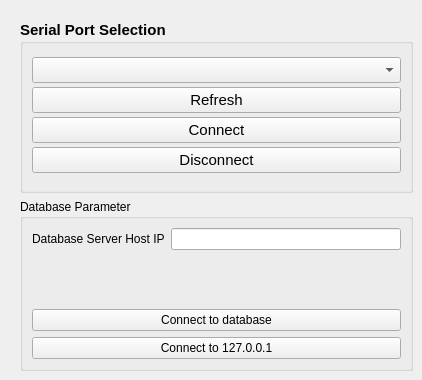
      <widget class="QWidget" name="tab_6">
       <attribute name="title">
        <string>Setup</string>
       </attribute>
       <widget class="QWidget" name="verticalLayoutWidget">
        <property name="geometry">
         <rect>
          <x>20</x>
          <y>20</y>
          <width>393</width>
          <height>351</height>
         </rect>
        </property>
        <layout class="QVBoxLayout" name="verticalLayout_3">
         <item>
          <widget class="QGroupBox" name="groupBox">
           <property name="font">
            <font>
             <pointsize>11</pointsize>
             <weight>75</weight>
             <bold>true</bold>
            </font>
           </property>
           <property name="title">
            <string>Serial Port Selection</string>
           </property>
           <layout class="QHBoxLayout" name="horizontalLayout_8">
            <item>
             <layout class="QVBoxLayout" name="verticalLayout">
              <property name="spacing">
               <number>0</number>
              </property>
              <item>
               <widget class="QComboBox" name="comboBox_serialPort">
                <property name="font">
                 <font>
                  <pointsize>11</pointsize>
                 </font>
                </property>
               </widget>
              </item>
              <item>
               <widget class="QPushButton" name="pushButton_refresh">
                <property name="font">
                 <font>
                  <pointsize>11</pointsize>
                  <weight>50</weight>
                  <bold>false</bold>
                 </font>
                </property>
                <property name="text">
                 <string>Refresh</string>
                </property>
               </widget>
              </item>
              <item>
               <widget class="QPushButton" name="pushButton_connect">
                <property name="font">
                 <font>
                  <pointsize>11</pointsize>
                  <weight>50</weight>
                  <bold>false</bold>
                 </font>
                </property>
                <property name="text">
                 <string>Connect</string>
                </property>
               </widget>
              </item>
              <item>
               <widget class="QPushButton" name="pushButton_disconnect">
                <property name="font">
                 <font>
                  <pointsize>11</pointsize>
                  <weight>50</weight>
                  <bold>false</bold>
                 </font>
                </property>
                <property name="text">
                 <string>Disconnect</string>
                </property>
               </widget>
              </item>
             </layout>
            </item>
           </layout>
          </widget>
         </item>
         <item>
          <widget class="QGroupBox" name="groupBox_5">
           <property name="title">
            <string>Database Parameter</string>
           </property>
           <layout class="QGridLayout" name="gridLayout_19">
            <item row="1" column="0">
             <widget class="QPushButton" name="pushButton_dbconnect">
              <property name="text">
               <string>Connect to database</string>
              </property>
             </widget>
            </item>
            <item row="0" column="0">
             <layout class="QFormLayout" name="formLayout_3">
              <property name="fieldGrowthPolicy">
               <enum>QFormLayout::AllNonFixedFieldsGrow</enum>
              </property>
              <item row="0" column="0">
               <widget class="QLabel" name="databaseHostLabel">
                <property name="text">
                 <string>Database Server Host IP</string>
                </property>
               </widget>
              </item>
              <item row="0" column="1">
               <widget class="QLineEdit" name="databaseHostLineEdit"/>
              </item>
             </layout>
            </item>
            <item row="2" column="0">
             <widget class="QPushButton" name="pushButton_connecttohome">
              <property name="text">
               <string>Connect to 127.0.0.1</string>
              </property>
             </widget>
            </item>
           </layout>
          </widget>
         </item>
        </layout>
       </widget>
      </widget>
